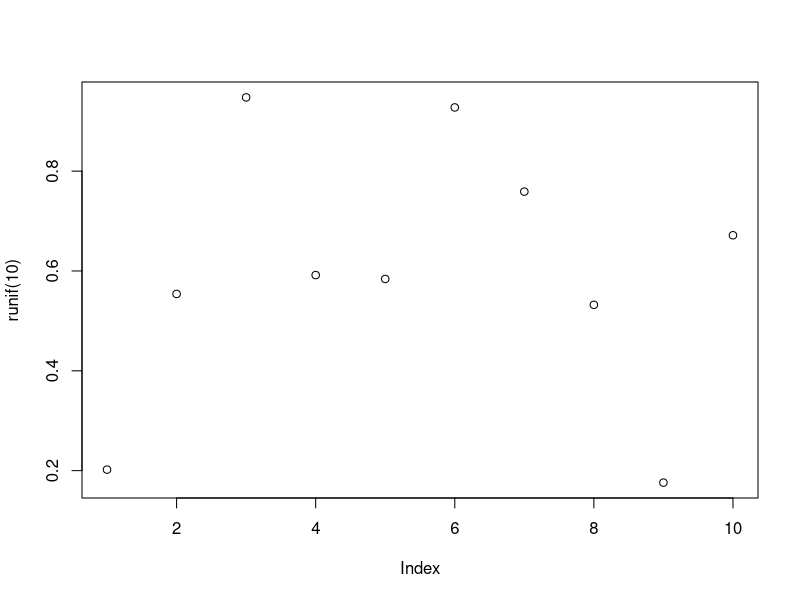
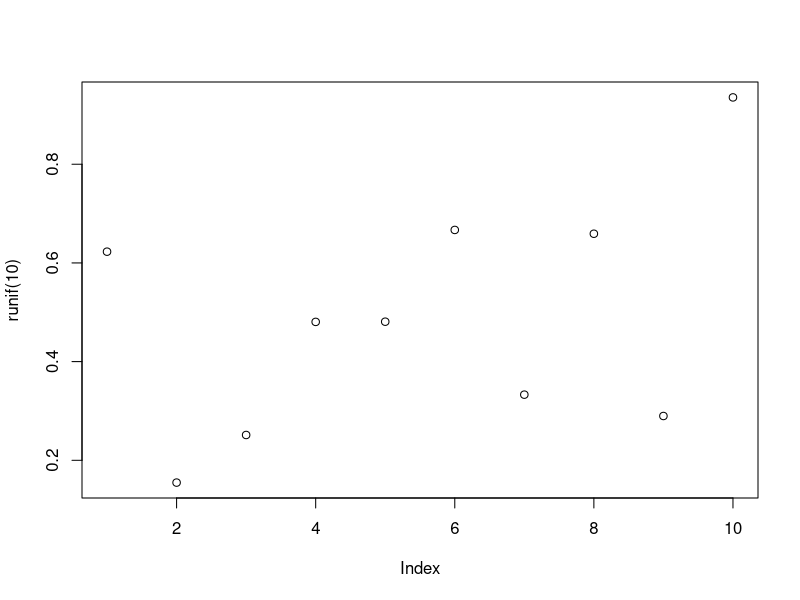

R code for these plots, in order:
## ---- chunk 1
plot(runif(10))
## ---- chunk 2
plot(runif(10))
